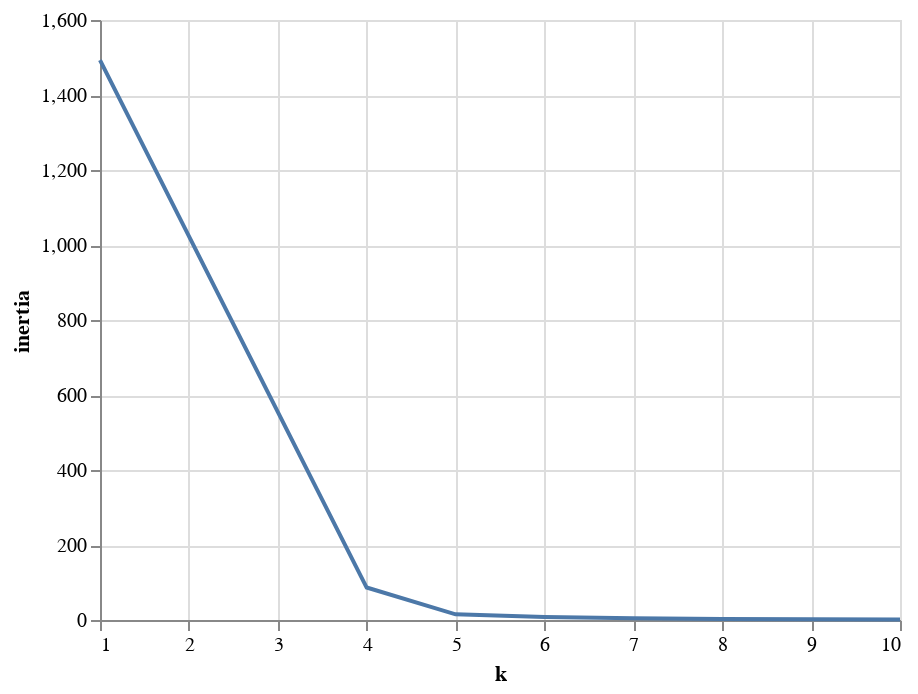

The notebook cell this image was saved under:
### Markdown cell above
### Clustering Crytocurrencies Using K-Means

#### Find the Best Value for `k` Using the Elbow Curve

### Code cell
inertia = []
k = list(range(1, 11))

# Calculate the inertia for the range of k values
for i in k:
    kmeans = KMeans(n_clusters=i, random_state=42)
    kmeans.fit(pca_crypto_df)
    inertia.append(kmeans.inertia_)

# Create the Elbow Curve using hvPlot
data = {'k': k, 'inertia': inertia}
elbow_df = pd.DataFrame(data)
alt.Chart(elbow_df).mark_line().encode(
    x='k',
    y='inertia'
)

### Figure 1 — Vega-Lite specification as saved in the notebook (floating-point values rounded to 4 significant figures)
{"config": {"view": {"continuousWidth": 400, "continuousHeight": 300}}, "data": {"name": "data-6a9dbff34483d14251d38ab7d27356a8"}, "mark": "line", "encoding": {"x": {"type": "quantitative", "field": "k"}, "y": {"type": "quantitative", "field": "inertia"}}, "$schema": "https://vega.github.io/schema/vega-lite/v4.8.1.json", "datasets": {"data-6a9dbff34483d14251d38ab7d27356a8": [{"k": 1, "inertia": 1493.0}, {"k": 2, "inertia": 1024.0}, {"k": 3, "inertia": 554.9}, {"k": 4, "inertia": 86.57}, {"k": 5, "inertia": 15.05}, {"k": 6, "inertia": 7.728}, {"k": 7, "inertia": 4.649}, {"k": 8, "inertia": 2.628}, {"k": 9, "inertia": 1.897}, {"k": 10, "inertia": 1.485}]}}
